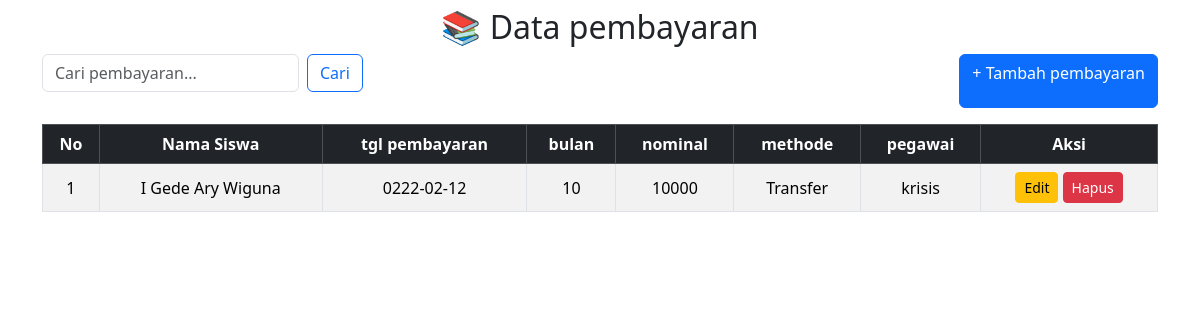
Screenshot of /sanzz_php/admin/pembayaran.php with the database file from the repository.
### tables this page shows
CREATE TABLE `pembayaran` (
  `id_pembayaran` int NOT NULL,
  `id_siswa` int NOT NULL,
  `tgl_pembayaran` date NOT NULL,
  `bulan` int NOT NULL,
  `nominal` int NOT NULL,
  `metode` varchar(10) NOT NULL,
  `id_pegawai` int NOT NULL
);

CREATE TABLE `siswa` (
  `id_siswa` int NOT NULL,
  `nama_siswa` varchar(100) NOT NULL,
  `No_absen` int NOT NULL,
  `tgl_lahir` date NOT NULL,
  `alamat` text NOT NULL,
  `telp` varchar(15) NOT NULL,
  `nis` int NOT NULL,
  `nisn` varchar(15) NOT NULL,
  `id_kelas` int NOT NULL
);

CREATE TABLE `pegawai` (
  `id_pegawai` int NOT NULL,
  `nama_pegawai` varchar(100) NOT NULL,
  `tgl_lahir` date NOT NULL,
  `alamat` text NOT NULL,
  `telp` varchar(15) NOT NULL,
  `username` varchar(20) NOT NULL,
  `password` varchar(35) NOT NULL
);

### sanzz_php/admin/pembayaran.php (the view, shortened to what this page needs)
<?php
include("../koneksi.php");
$cari = "";
if (isset($_GET['cari']) && $_GET['cari'] != "") {
    $cari = $_GET['cari'];
    $result = mysqli_query($koneksi, "SELECT * FROM pembayaran,siswa,pegawai
                                      WHERE pembayaran.id_siswa =siswa.id_siswa
                                      AND pembayaran.id_pegawai =pegawai.id_pegawai
                                      AND nama_siswa LIKE '%$cari%'
                                      ORDER BY id_pembayaran DESC");
} else {
    $result = mysqli_query($koneksi, "SELECT * FROM pembayaran,siswa,pegawai WHERE pembayaran.id_siswa = siswa.id_siswa AND pembayaran.id_pegawai = pegawai.id_pegawai ORDER BY id_pembayaran DESC");
}
?>
<link href="https://cdn.jsdelivr.net/npm/bootstrap@5.3.3/dist/css/bootstrap.min.css" rel="stylesheet">
<div class="container mt-2">
    <h2 class="mb-2 text-center">📚 Data pembayaran</h2>
    <div class="d-flex justify-content-between mb-3">
        <form class="d-flex" method="get" action="">
            <input class="form-control me-2" type="search" name="cari" placeholder="Cari pembayaran..."
                value="<?= htmlspecialchars($cari) ?>">
            <button class="btn btn-outline-primary" type="submit">Cari</button>
        </form>
        <a href="pembayaran_tambah.php" class="btn btn-primary">+ Tambah pembayaran</a>
    </div>
    <div class="table-responsive">
        <table class="table table-bordered table-striped table-hover align-middle text-center">
            <thead class="table-dark">
                <tr>
                    <th>No</th>
                    <th>Nama Siswa</th>
                    <th>tgl pembayaran</th>
                    <th>bulan</th>
                    <th>nominal</th>
                    <th>methode</th>
                    <th>pegawai</th>
                    <th>Aksi</th>
                </tr>
            </thead>
            <tbody>
                <?php
                $no = 1;
                if (mysqli_num_rows($result) > 0) {
                    while ($row = mysqli_fetch_assoc($result)) { ?>
                        <tr>
                            <td><?= $no++ ?></td>
                            <td><?= $row['nama_siswa'] ?></td>
                            <td><?= $row['tgl_pembayaran'] ?></td>
                            <td><?= $row['bulan'] ?></td>
                            <td><?= $row['nominal'] ?></td>
                            <td><?= $row['metode'] ?></td>
                            <td><?= $row['nama_pegawai'] ?></td>
                            <td>
                                <a href="pembayaran_edit.php?id=<?= $row['id_pembayaran'] ?>" class="btn btn-sm btn-warning">Edit</a>
                                <a href="pembayaran_hapus.php?id=<?= $row['id_pembayaran'] ?>" class="btn btn-sm btn-danger"
                                    onclick="return confirm('Yakin ingin menghapus pembarayan ini?')">Hapus</a>
                            </td>
                        </tr>
                    <?php }
                } else { ?>
                    <tr>
                        <td colspan="4" class="text-center text-muted">⚠ Data tidak ditemukan</td>
                    </tr>
                <?php } ?>
            </tbody>
        </table>
    </div>
</div>

### rows the page displays
pembayaran: id_siswa.nama_siswa "I Gede Ary Wiguna", tgl_pembayaran "0222-02-12", bulan "10", nominal "10000", metode "Transfer", id_pegawai.nama_pegawai "krisis"
